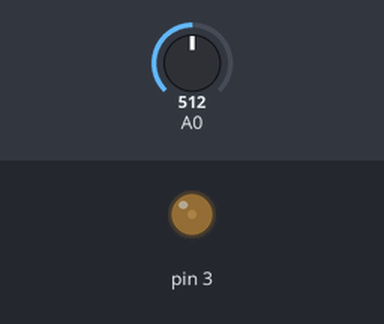
Simulated run of this sketch. Board: Arduino Uno, built with avr-gcc and run on an emulated ATmega328P. Parts: output pins drawn as LEDs (lit = HIGH). Inputs (shaded band) come from the test bench; at power-on: A0 = 512.

Above: at 1.2 s.
1.3 s: A0 set to 556
At 1.7 s:
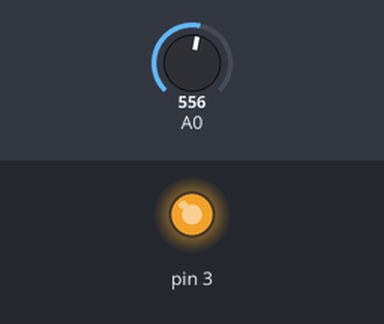
2.8 s: A0 set to 0
At 4.1 s:
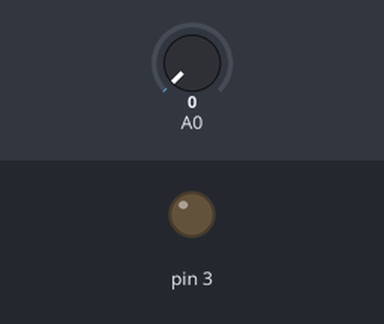
Timing chart, 0 to 5.8 s (numbered marks = the images above; inputs shaded):
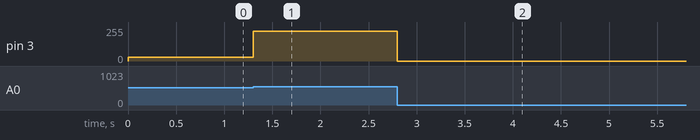

Measured:
- the behaviour switches between 546 and 547 on A0 (found by bisection; images 0 and 1)
- after the input at 1.3 s, pin 3: 30/255 → 225/255 at once
- after the input at 2.8 s, pin 3: 225/255 → 0/255 at once

The sketch:

potenciometro.ino
```cpp
void setup()
{
    pinMode(3, OUTPUT);
}
void loop()
{
    int x = analogRead(A0); /* entre cero y 1023 */
    int y = (x * 60) / 1023;
    analogWrite(3, y);
}
```
